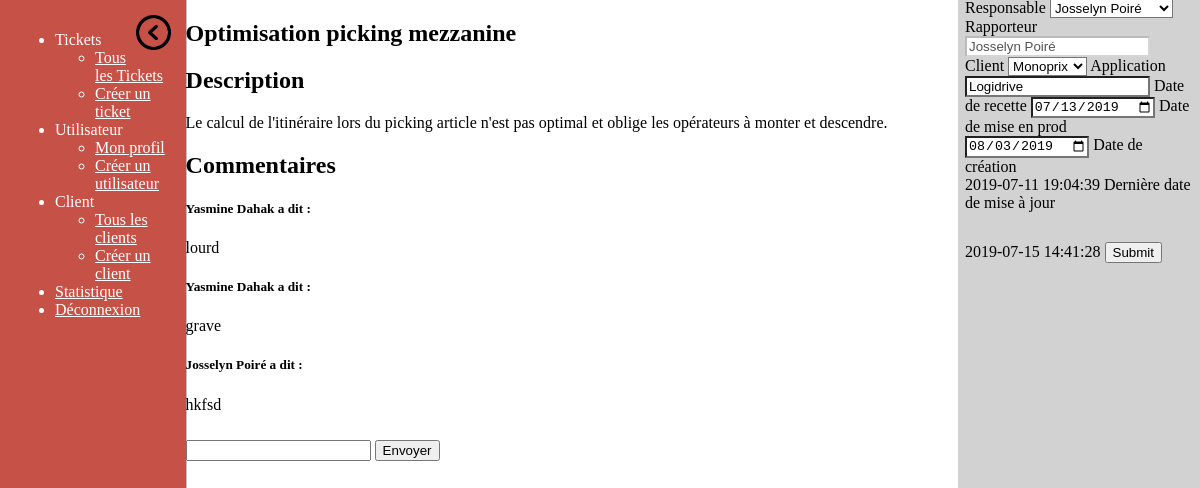
The page /ticket.php?id=1 (signed in) on the database its author committed.
### tables this page shows
CREATE TABLE IF NOT EXISTS `user` (
  `user` varchar(20) NOT NULL,
  `mdp` varchar(255) NOT NULL,
  `prenom` varchar(30) NOT NULL,
  `nom` varchar(30) NOT NULL,
  `mail` varchar(255) NOT NULL,
  `profil` text NOT NULL,
  `del` int(11) NOT NULL DEFAULT '0',
  PRIMARY KEY (`user`)
);

CREATE TABLE IF NOT EXISTS `ticket` (
  `id` int(11) NOT NULL AUTO_INCREMENT,
  `nom` varchar(50) NOT NULL,
  `description` text NOT NULL,
  `etat` int(11) NOT NULL,
  `client` varchar(100) NOT NULL,
  `application` varchar(255) NOT NULL,
  `drec` date DEFAULT NULL,
  `dmep` date DEFAULT NULL,
  `rapporteur` varchar(50) NOT NULL,
  `responsable` varchar(50) NOT NULL DEFAULT 'nobody',
  `dcre` timestamp NOT NULL DEFAULT CURRENT_TIMESTAMP,
  `dmaj` timestamp NOT NULL DEFAULT CURRENT_TIMESTAMP,
  `del` tinyint(4) NOT NULL DEFAULT '0',
  PRIMARY KEY (`id`),
  KEY `etat` (`etat`),
  KEY `rapporteur` (`rapporteur`),
  KEY `responsable` (`responsable`)
);

### ticket.php (the view, shortened to what this page needs)
 <?php
	include 'connexion.php';
	$res = $bdd->query("select * from ticket where del = 0 and id = ".$_GET['id']);
	$tick = $res->fetch();
	$dcre = $tick['dcre'];
	$dmaj = $tick['dmaj'];
	$desc = $tick['description'];
	$drec = $tick['drec'];
	$dmep = $tick['dmep'];
	$nom = $tick['nom'];
	$rap = $tick['rapporteur'];
	$resp = $tick['responsable'];
	$app = $tick['application'];
	$rp = $bdd->query("select nom,prenom from user where user = '".$rap."' and del = 0");
	$rapo = $rp->fetch();
?>
<!DOCTYPE html>
<html lang="fr">
<head>
	<link rel="stylesheet" type="text/css" href="./css/style.css">
	<link rel="stylesheet" href="http://www.iut-fbleau.fr/css/concise.min.css">
	<link rel="stylesheet" href="http://www.iut-fbleau.fr/css/concise-utils/concise-utils.min.css">
	<link rel="stylesheet" href="http://www.iut-fbleau.fr/css/concise-ui/concise-ui.min.css">
</head>
<body>
	<?php include 'menu.php'; ?>
	<aside class="information">
		<form method="post" action="update_tick.php">
			<label>Responsable</label>
			<select name="responsable" class="champ">
				<?php
					$re = $bdd->query("SELECT * FROM user WHERE profil = \"Developpeur\" and del = 0");
					foreach ($re as $line) {
						if ($line['user'] == $resp) {
							print('<option value="'.$line['user'].'" selected>'.$line['prenom'].' '.$line['nom'].'</option>');
						} else {
							print('<option value="'.$line['user'].'">'.$line['prenom'].' '.$line['nom'].'</option>');
						}
					}
				?>
			</select>
			<label>Rapporteur</label>
			<input type="text" name="rapporteur" class="champ" value="<?php echo $rapo['prenom'].' '.$rapo['nom']; ?>" disabled>
			<label>Client</label>
			<select name="client" class="champ">
				<?php
					$cl = $bdd->query("SELECT nom FROM client WHERE del = 0");
					foreach ($cl as $value) {
						if ($value['nom'] == $tick['client']) {
							print('<option value="'.$value['nom'].'" selected>'.$value['nom'].'</option>');
						} else {
							print('<option value="'.$value['nom'].'">'.$value['nom'].'</option>');
						}
					}
				?>
			</select>
			<label>Application</label>
			<input type="text" name="app" value="<?php echo $app?>" class="champ">
			<label>Date de recette</label>
			<input type="date" name="recette" class="champ" value="<?php echo $drec; ?>">
			<label>Date de mise en prod</label>
			<input type="date" name="prod" class="champ" value="<?php echo$dmep; ?>">
			<label>Date de création
			<br><?php echo $dcre?></label>
			<label>Dernière date de mise à jour
			<br><?php echo $dmaj?></label>
			<input type="submit" name="Valider" style="margin-top: 30px">
		</form>
	</aside>
	<section>
		<h1><?php echo $nom; ?></h1>
		<h2 class="_bb1 _mts _mbs">Description</h2>
		<p>
			<?php echo $desc; ?>
		</p>
	</section>
	<section>
		<h2>Commentaires</h2>
		<?php
			$res = $bdd->query("SELECT c.text, u.nom, u.prenom FROM comm c join user u on c.user = u.user WHERE c.id_tick = ".$_GET['id']." and c.del = 0 order by c.id_mess");
			foreach ($res as $com) {
				echo "<h5>".$com['prenom']." ".$com['nom']." a dit :</h5>";
				echo "<p class=\"comments\">";
				echo $com['text'];
				echo "</p>";
			}
		?>
		<form method="post" action="add_com.php">
			<input type="text" name="comm" class="comm">
			<input type="submit" value="Envoyer" style="margin-top: 10px">
		</form>
	</section>
</body>
</html

### css/style.css (style rules this page uses)
aside.information { width: 19%; height: 100%; position: absolute; top : -27px; right: 0px; padding: 7px; background-color: rgb(210,210,210); }
section { width: 64%; position: relative; top: 0px; left: 15%; }
aside .champ, select.champ { background-color: white; }
.comm { height: auto; word-wrap: break-word; overflow: auto; }

### rows shown on the page
user: rapporteur "Josselyn Poiré"
ticket: app "Logidrive", recette "07/13/2019", prod "08/03/2019", dcre "2019-07-11 19:04:39", dmaj "2019-07-15 14:41:28", nom "Optimisation picking mezzanine", description "Le calcul de l'itinéraire lors du picking article n'est pas optimal et oblige les opérateurs à monter et descendre."

### other values the page prints
$com['prenom'] "Yasmine"
$com['nom'] "Dahak"
$com['text'] "lourd"
$com['text'] "grave"
$com['prenom'] "Josselyn"
$com['nom'] "Poiré"
$com['text'] "hkfsd"
form field responsable "Josselyn Poiré"
form field client "Monoprix"
